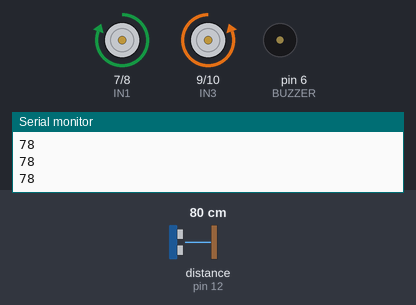
Bench run of a sketch on a simulated Arduino Uno, built with avr-gcc and run on an emulated ATmega328P. Parts: motor-driver pin pairs drawn as motors (green arrow = first pin HIGH = forward, orange = second pin HIGH = backward, longer = more drive), buzzer (waves = sounding, pin HIGH), the last lines printed to the serial monitor. Wiring (inferred from the names in the program): ultrasonic range finder: trigger pin 11; echo pin 12. The inputs (shaded band) are chosen by the test bench; at power-on: distance to the obstacle (sensor on pin 12) 80 cm. The echo pulse lasts 58.3 µs per cm; random numbers use the default seed unless the sketch sets one; pins used as bus, display or sensor lines are not drawn.

Above: at 2.2 s.
2.3 s: distance to the obstacle (sensor on pin 12) set to 22 cm
3.8 s: distance to the obstacle (sensor on pin 12) set to 18 cm
At 4.21 s:
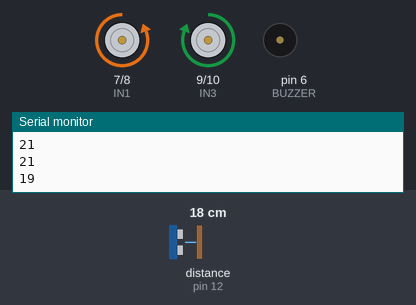
At 4.78 s:
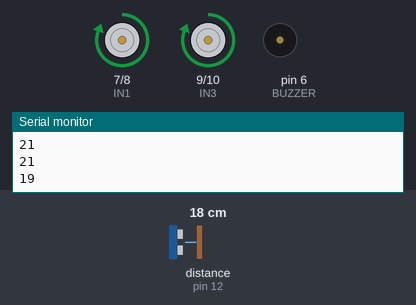
6.8 s: distance to the obstacle (sensor on pin 12) set to 35 cm
8.6 s: distance to the obstacle (sensor on pin 12) set to 2 cm
At 9.8 s:
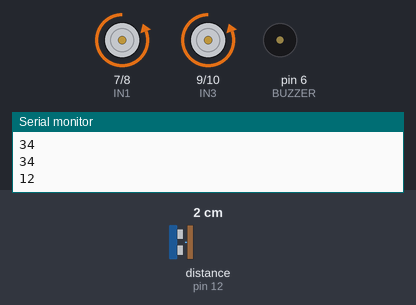
11.6 s: distance to the obstacle (sensor on pin 12) set to 60 cm
Timing chart, 0 to 14.2 s (numbered marks = the images above; inputs shaded):
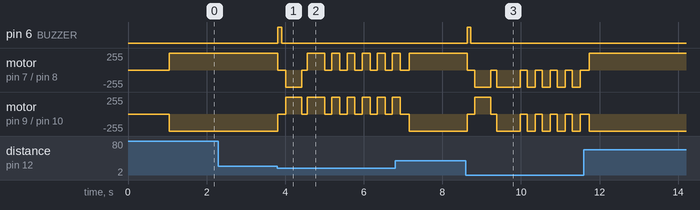

The sketch:

licenta.ino
```cpp
// Pini L298N
#define IN1 7
#define IN2 8
#define IN3 9
#define IN4 10
#define BUZZER 6

// HC-SR04
#define TRIG 11
#define ECHO 12

#define DIST_OBSTACOL 20   // cm

// ---------- CALIBRARE ----------
#define TIMP_SPATE      400    // ms înapoi după obstacol
#define TIMP_VIRAJ_MIN  300    // ms viraj minim (~50-60°)
#define TIMP_VIRAJ_MAX  900    // ms viraj maxim (~160-180°)

bool ultimaDreapta = true;
int  obstacoleLaRand = 0;
unsigned long ultimulObstacol = 0;

void setup() {
  Serial.begin(9600);
  pinMode(IN1, OUTPUT); pinMode(IN2, OUTPUT);
  pinMode(IN3, OUTPUT); pinMode(IN4, OUTPUT);
  pinMode(BUZZER, OUTPUT);
  pinMode(TRIG, OUTPUT); pinMode(ECHO, INPUT);
  digitalWrite(BUZZER, LOW);
  opreste();
  randomSeed(analogRead(A0));
  delay(1000);
}

// ---------- Motoare ----------
void stanga(bool fata) {
  digitalWrite(IN1, fata ? HIGH : LOW);
  digitalWrite(IN2, fata ? LOW : HIGH);
}
void dreapta(bool fata) {
  digitalWrite(IN3, fata ? LOW : HIGH);
  digitalWrite(IN4, fata ? HIGH : LOW);
}
void inainte()     { stanga(true);  dreapta(true);  }
void inapoi()      { stanga(false); dreapta(false); }
void viraStanga()  { stanga(false); dreapta(true);  }
void viraDreapta() { stanga(true);  dreapta(false); }
void opreste() {
  digitalWrite(IN1, LOW); digitalWrite(IN2, LOW);
  digitalWrite(IN3, LOW); digitalWrite(IN4, LOW);
}

// ---------- Senzor ----------
long masoaraDistanta() {
  digitalWrite(TRIG, LOW);
  delayMicroseconds(2);
  digitalWrite(TRIG, HIGH);
  delayMicroseconds(10);
  digitalWrite(TRIG, LOW);
  long durata = pulseIn(ECHO, HIGH, 30000);
  if (durata == 0) return 400;
  return durata * 0.034 / 2;
}

long distantaFiltrata() {
  long suma = 0;
  for (int i = 0; i < 3; i++) {
    suma += masoaraDistanta();
    delay(10);
  }
  return suma / 3;
}

// ---------- Utilitare ----------
void bip(int ori, int durata) {
  for (int i = 0; i < ori; i++) {
    digitalWrite(BUZZER, HIGH); delay(durata);
    digitalWrite(BUZZER, LOW);  delay(100);
  }
}

void vireaza(bool spreDreapta, int ms) {
  if (spreDreapta) viraDreapta();
  else             viraStanga();
  delay(ms);
  opreste();
  delay(150);
}

// ---------- Evitare obstacol ----------
void eviteObstacol() {
  opreste();
  bip(1, 100);

  inapoi();
  delay(TIMP_SPATE);
  opreste();
  delay(150);

  // direcție random, cu tendință să alterneze (acoperire mai uniformă)
  bool dreapta = (random(100) < 65) ? !ultimaDreapta : ultimaDreapta;
  ultimaDreapta = dreapta;

  // unghi random; dacă dă mereu în obstacole (colț), viraj mare
  int ms = random(TIMP_VIRAJ_MIN, TIMP_VIRAJ_MAX);
  if (obstacoleLaRand >= 3) {
    ms = TIMP_VIRAJ_MAX + 200;   // aprox. întoarcere completă
    obstacoleLaRand = 0;
  }
  vireaza(dreapta, ms);

  // dacă încă e obstacol în față, mai virează în pași mici
  int incercari = 0;
  while (distantaFiltrata() < DIST_OBSTACOL && incercari < 10) {
    vireaza(dreapta, 200);
    incercari++;
  }
}

// ---------- Program principal ----------
void loop() {
  long d = distantaFiltrata();
  Serial.println(d);   // DEBUG: șterge după ce merge

  if (d < DIST_OBSTACOL) {
    // obstacole la mai puțin de 3 s unul de altul = probabil colț
    if (millis() - ultimulObstacol < 3000) obstacoleLaRand++;
    else                                   obstacoleLaRand = 0;
    ultimulObstacol = millis();

    eviteObstacol();
  } else {
    inainte();
  }
}
```

Measured:
- the behaviour switches between 21 and 20 cm on distance to the obstacle (sensor on pin 12) (found by bisection; images 0 and 1)
- after the input at 3.8 s, pin 6 (BUZZER): LOW → HIGH at once, → LOW 0.10 s later; motor on pin 7 (IN1) / pin 8 (IN2): forward 255/255 → stopped at once, → backward 255/255 0.20 s later, → stopped 0.40 s later, → forward 255/255 0.15 s later, … (14 changes in this stretch)
- after the input at 8.6 s, pin 6 (BUZZER): LOW → HIGH at once, → LOW 0.10 s later; motor on pin 7 (IN1) / pin 8 (IN2): goes stopped 0.20 s, backward 255/255 0.40 s, stopped 0.15 s, backward 255/255 0.60 s, 4 × (stopped 0.18 s, backward 255/255 0.20 s), then stopped, starting at once
